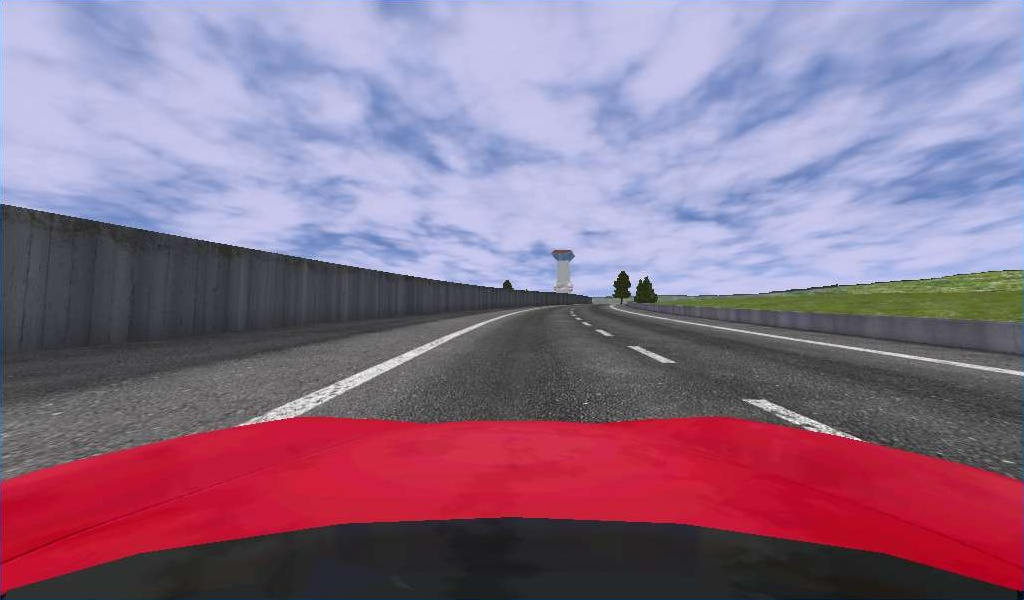
#> input picture sd2.jpg, 1024 x 600 px
$ jupyter execute lane_detection.ipynb   (shell and % lines are left out)
#> lines starting #> are read from the running program, lines starting #| are printed output that depends on the picture
[cell 1]
import cv2
import numpy as np
import os
from copy import deepcopy

import sys
sys.path.append('../')

#from utils import set_save_files, save_dir, ensure_dir, get_save_files
import matplotlib
from matplotlib.pyplot import imshow, figure, plot, clf

perspective_correction = None
perspective_correction_inv = None
perspective_trapezoid = None
warp_size = None
orig_size = None
left_fit_avg = None
right_fit_avg = None
MIN_DETECTIONS = 8
MAX_DETECTIONS = 10

[cell 2]
def compute_perspective(width, height, pt1, pt2, pt3, pt4):
#> further down, img_bgr is the input picture: shape (600, 1024, 3); mean B, G, R 136.5, 111.7, 138.8
    global perspective_trapezoid, perspective_dest

    perspective_trapezoid = [(pt1[0], pt1[1]), (pt2[0], pt2[1]), (pt3[0], pt3[1]), (pt4[0], pt4[1])]
    src = np.float32([pt1, pt2, pt3, pt4])
    x1 = pt1[0]
    x2 = pt4[0]
    y1 = pt1[1]
    y2 = pt2[1]
    h = y1 - y2
    dst = np.float32([[x1, h], [x1, 0], [x2, 0], [x2, h]])
    perspective_dest = [(x1, y1), (x1, y2), (x2, y2), (x2, y1)]

    global perspective_correction, perspective_correction_inv
    global warp_size, orig_size

    perspective_correction = cv2.getPerspectiveTransform(src, dst)
    perspective_correction_inv = cv2.getPerspectiveTransform(dst, src)
    warp_size = (width, h)
    orig_size = (width, height)

def warp(img, filename):
#> called with filename = 'sd2.jpg'
    img_persp = img.copy()

    cv2.line(img_persp, perspective_dest[0], perspective_dest[1], (255, 255, 255), 3)
    cv2.line(img_persp, perspective_dest[1], perspective_dest[2], (255, 255, 255), 3)
    cv2.line(img_persp, perspective_dest[2], perspective_dest[3], (255, 255, 255), 3)
    cv2.line(img_persp, perspective_dest[3], perspective_dest[0], (255, 255, 255), 3)

    cv2.line(img_persp, perspective_trapezoid[0], perspective_trapezoid[1], (0, 192, 0), 3)
    cv2.line(img_persp, perspective_trapezoid[1], perspective_trapezoid[2], (0, 192, 0), 3)
    cv2.line(img_persp, perspective_trapezoid[2], perspective_trapezoid[3], (0, 192, 0), 3)
    cv2.line(img_persp, perspective_trapezoid[3], perspective_trapezoid[0], (0, 192, 0), 3)
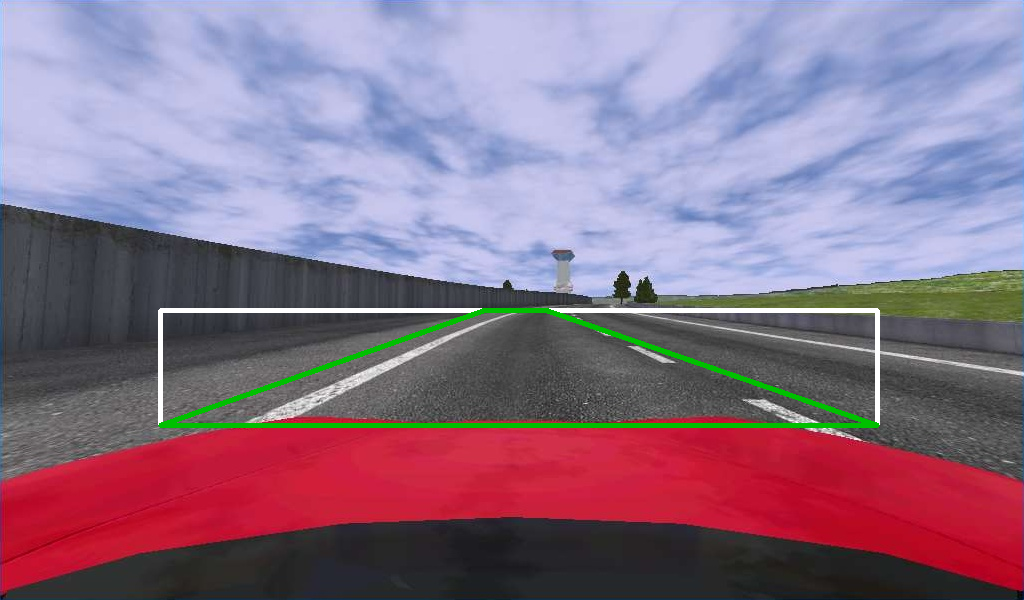
#> img_persp: shape (600, 1024, 3); mean B, G, R 136.7, 114.4, 138.5

    return img_persp, cv2.warpPerspective(img, perspective_correction, warp_size, flags=cv2.INTER_LANCZOS4)

compute_perspective(1024, 600, [160, 425], [484, 310], [546, 310], [877, 425])
filename = "sd2.jpg"
img_bgr = cv2.imread(filename)
imshow(cv2.cvtColor(img_bgr, cv2.COLOR_RGB2BGR))
figure()
img_persp, img_warped = warp(img_bgr, filename)
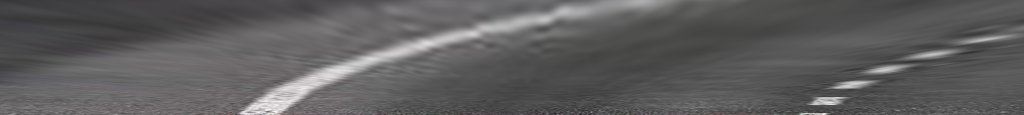
#> img_warped: shape (115, 1024, 3); mean B, G, R 93.6, 93.2, 94
imshow(cv2.cvtColor(img_persp, cv2.COLOR_RGB2BGR))
figure()
imshow(cv2.cvtColor(img_warped, cv2.COLOR_RGB2BGR))

$ run again, with lanes_orig_sd1.jpg copied over sd2.jpg
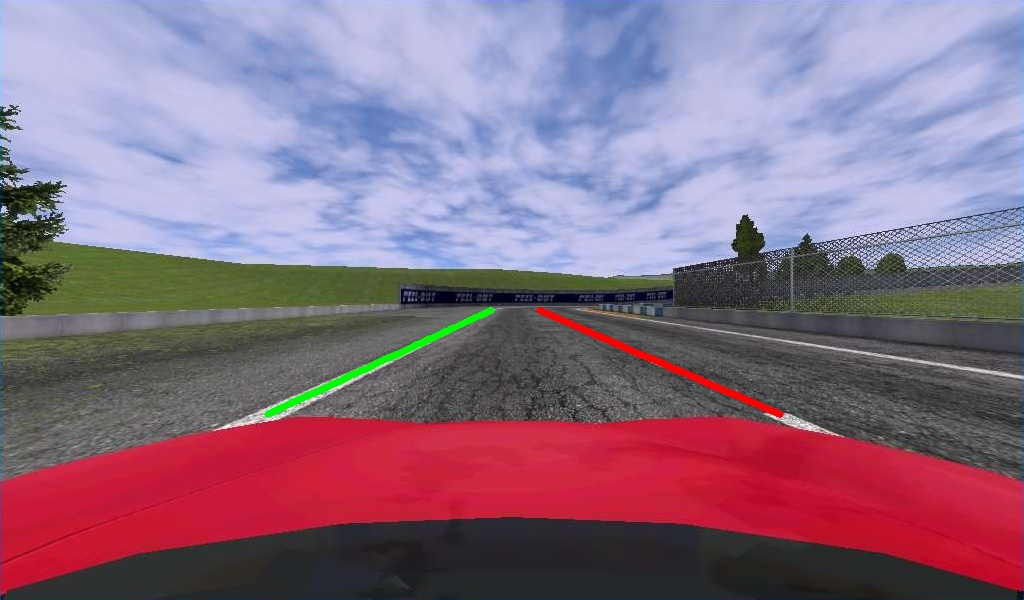
#> input picture lanes_orig_sd1.jpg, 1024 x 600 px
#> img_bgr is the input picture: shape (600, 1024, 3); mean B, G, R 131.8, 110.4, 136.8
#> in warp, `cv2.line(img_persp, perspective_trapezoid[3], perspective_trapezoid[0]..`:
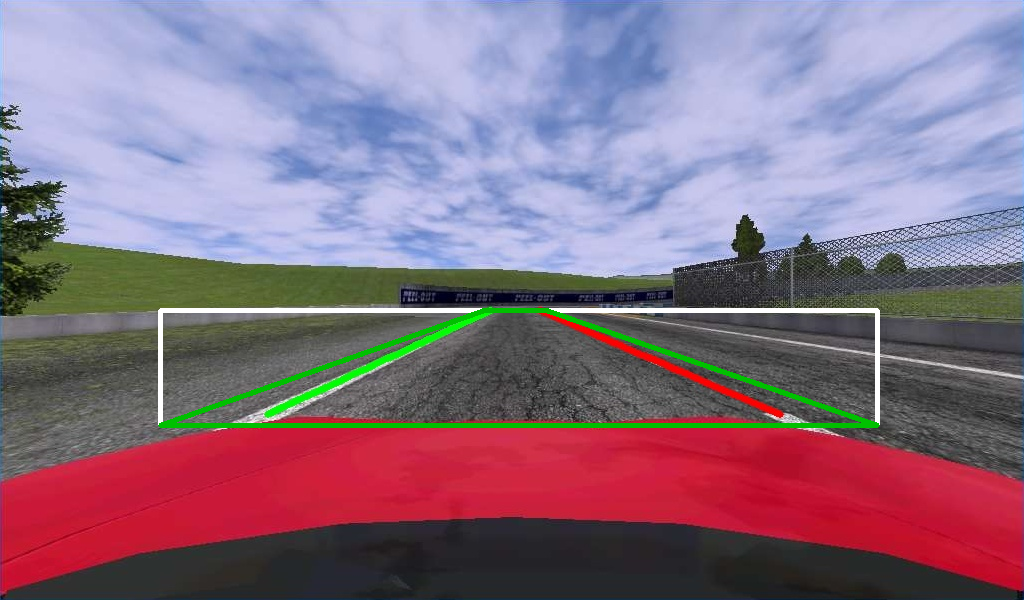
#> img_persp: shape (600, 1024, 3); mean B, G, R 132, 112.9, 136.3
#> `img_persp, img_warped = warp(img_bgr, filename)`:
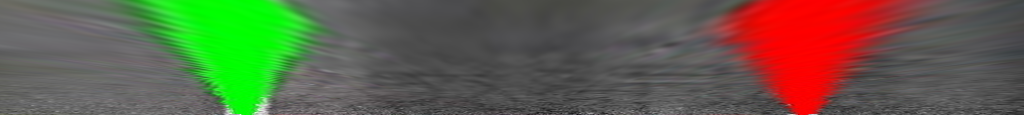
#> img_warped: shape (115, 1024, 3); mean B, G, R 72.7, 95.9, 97.2

$ run again, with img_persp.png saved as sd2.jpg
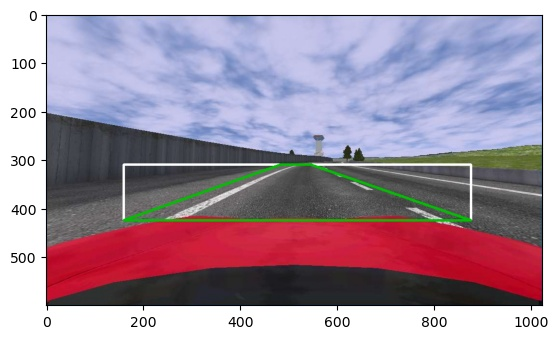
#> input picture img_persp.png, 558 x 339 px
#> img_bgr is the input picture: shape (339, 558, 3); mean B, G, R 161, 144.3, 162.7
#> in warp, `cv2.line(img_persp, perspective_trapezoid[1], perspective_trapezoid[2]..`:
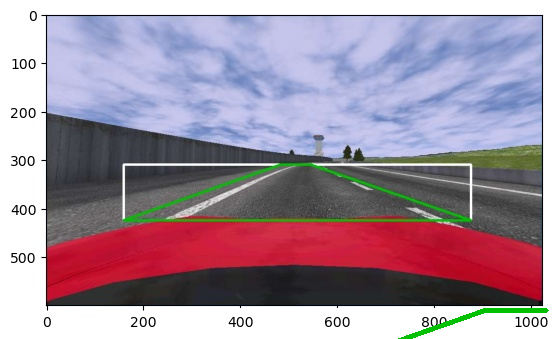
#> img_persp: shape (339, 558, 3); mean B, G, R 160.1, 144.1, 161.8
#> `img_persp, img_warped = warp(img_bgr, filename)`:
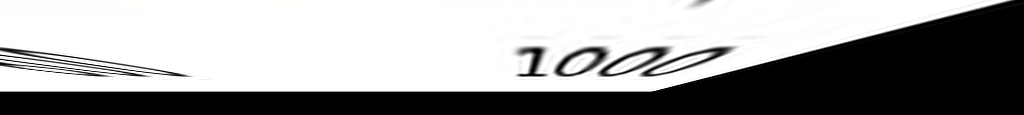
#> img_warped: shape (115, 1024, 3); mean B, G, R 158.2, 158.2, 158.2
